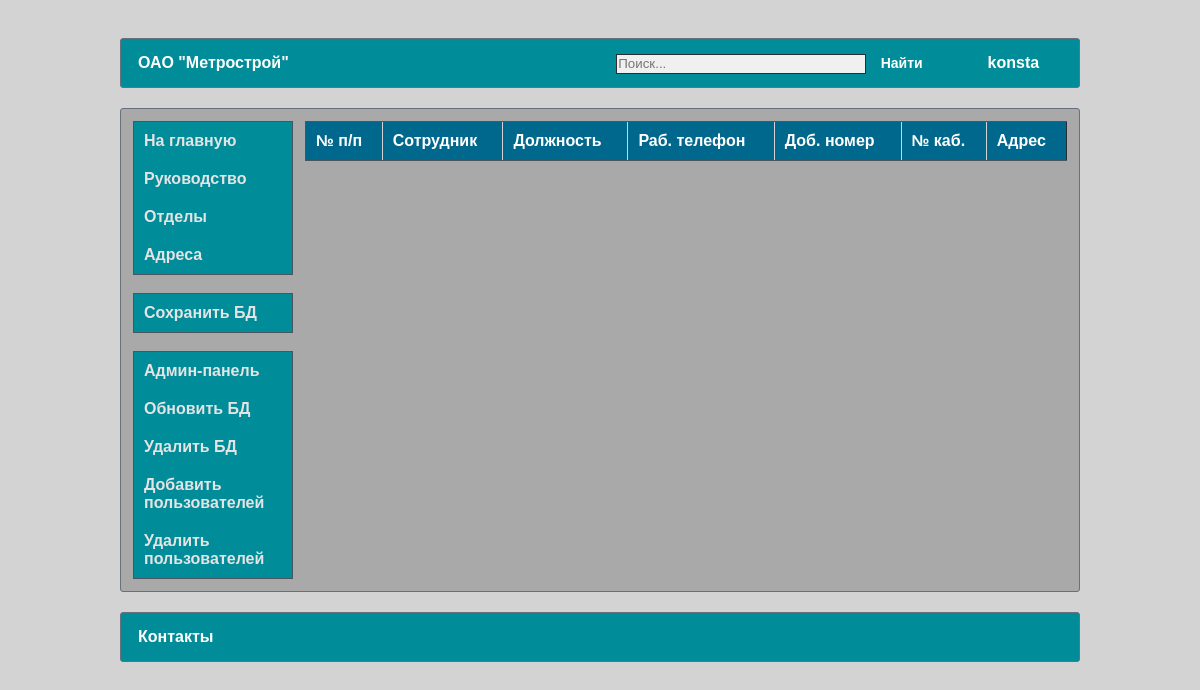
/governance/ (signed in), run on an earlier commit of the app's database.
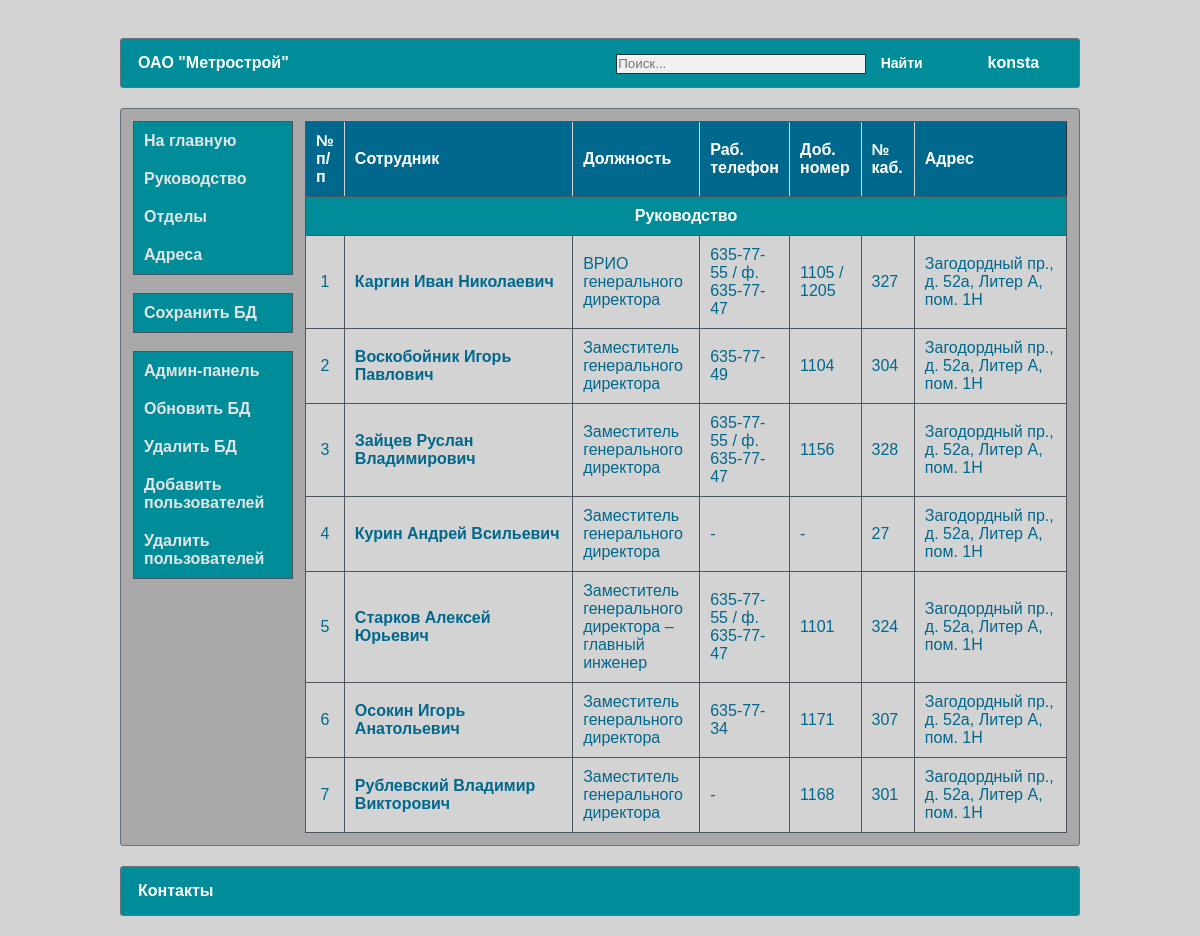
And on a later commit of the database.
### catalog/models.py (models this page shows, shortened)
class Department(models.Model):
    name = models.TextField(max_length=150, verbose_name="Наименование отдела/подзразделения")
    short_name = models.CharField(max_length=50, verbose_name="Сокращенное название", null=True, blank=True)
    adress = models.ForeignKey('AdressDepartment', on_delete=models.SET_NULL, verbose_name="Местонахождение", null=True, blank=True)
    priority = models.IntegerField(verbose_name="Приоритет", null=False, blank=False, default=1)
    class Meta:
        ordering = ["priority"]

class Employee(models.Model):
    surname = models.CharField(max_length=30, verbose_name='Фамилия')
    name = models.CharField(max_length=30, verbose_name='Имя')
    patronymic = models.CharField(max_length=30, verbose_name='Отчество', null=True, blank=True)
    position = models.TextField(max_length=100, verbose_name='Должность', null=True, blank=True)
    department = models.ForeignKey('Department', on_delete=models.SET_NULL, verbose_name='Отдел/подзразделение', null=True, blank=True)
    phone_work = models.CharField(max_length=15, verbose_name='Рабочий телефон', null=True, blank=True)
    phone_work_additional = models.CharField(max_length=10, verbose_name='Добавочный номер', null=True, blank=True)
    phone_mob = models.CharField(max_length=30, verbose_name='Мобильный телефон', null=True, blank=True)
    email = models.EmailField(null=True, blank=True)
    office = models.CharField(max_length=10, verbose_name='№ кабинета', null=True, blank=True)
    dob = models.CharField(max_length=20, verbose_name='Дата рождения', null=True, blank=True)
    class Meta:
        ordering = ["id"]
    def get_absolute_url(self):
        return reverse('employee', args=[str(self.id)])
    def __str__(self):
        full_name = self.surname + " " + self.name
        if self.patronymic:
            full_name += " " + self.patronymic
        return full_name

class AdressDepartment(models.Model):
    street = models.CharField(max_length=30, verbose_name="Улица")
    building = models.CharField(max_length=10, verbose_name="Дом/Строение")
    letter = models.CharField(max_length=20, verbose_name="Корпус/Литера", null=True, blank=True)
    room = models.CharField(max_length=20, verbose_name="Помещение", null=True, blank=True)
    class Meta:
        ordering = ["street"]
    def __str__(self):
        full_adress = self.street + ", " + self.building
        if self.letter:
            full_adress += ", " + self.letter
        if self.room:
            full_adress += ", " + self.room
        return full_adress

### catalog/views.py (the view)
# urls.py: path('governance/', GovernanceView.as_view(), name='governance'),
class GovernanceView(View):
    def get(self, request):
        if request.user.is_authenticated:
            employees = Employee.objects.all()
            departments = Department.objects.filter(name='Руководство')
            context = {"employees": employees, "departments": departments}
            return render(request, 'catalog/index.html', context)
        return redirect(reverse('login'))

### templates/catalog/index.html (shortened to what this page needs)
{% extends "catalog/base.html" %}
{% load static %}
{% block content %}
        <table class="bordered">
            <thead>
            <tr>
                <th style="border-left: 1px solid #4c545e">№ п/п</th>
                <th>Сотрудник</th>
                <th>Должность</th>
                <th>Раб. телефон</th>
                <th>Доб. номер</th>
                <th>№ каб.</th>
                <th>Адрес</th>
            </tr>
            </thead>
            <tbody>
            {% for department in departments %}
                <tr>
                    <td colspan="7" class="trdep">{{ department.name }}</td>
                </tr>
                {% for employee in employees  %}
                    {% if employee.department == department %}
                        <tr>
                            <td align="center" width="5%">{{ forloop.counter }}</td>
                            <td width="30%">
                                <b><a href="{{ employee.get_absolute_url }}">
                                    {{ employee }}
                                </a></b>
                            </td>
                            <td>{{ employee.position|default_if_none:"-" }}</td>
                            <td width="11%">{{ employee.phone_work|default_if_none:"-" }}</td>
                            <td>{{ employee.phone_work_additional|default_if_none:"-" }}</td>
                            <td width="7%">{{ employee.office|default_if_none:"-" }}</td>
                            <td width="20%">{{ department.adress|default_if_none:"-" }}</td>
                        </tr>
                    {% endif %}
                {% endfor %}
            {% endfor %}
            </tbody>
        </table>
{% endblock %}

### templates/catalog/base.html (shortened to what this page needs)
﻿{% load static %}
<!DOCTYPE html>
<html>
	<head>
		<link rel="stylesheet" type="text/css" href="{% static 'catalog/style.css' %}">
		<link rel="stylesheet" type="text/css" href="{% static 'catalog/media-queries.css'  %}">
	</head>
	<body>
		<div class="wrapper">
			<div class="header">
                <table class="menu">
                    <tr>
                        <td>
                            ОАО "Метрострой"
                        </td>
                        <td align="right">
                            <form method="get" action="{% url 'results' %}">
                                <input type="text" placeholder="Поиск..." name="search">
                                <input type="submit" value="Найти">
                            </form>
                        </td>
                        <td align="center">
                            <a href="{% url 'logout' %}" title="Выход">{{ user.username }}</a>
                        </td>
                    </tr>
                </table>
			</div>
			<div class="content">
                <table>
                    <tr>
                        <td class="leftmenu">
                            <div class="leftCol">
                                <ul class="leftNav">
                                    <li><a href="{% url 'home' %}">На главную</a></li>
                                    <li><a href="{% url 'governance' %}">Руководство</a></li>
                                    <li><a href="{% url 'department' %}">Отделы</a></li>
                                    <li><a href="{% url 'addresses' %}">Адреса</a></li>
                                </ul>
                                <br>
                                {% if user.is_authenticated %}
                                    <ul class="leftNav">
                                            <li><a href="{% url 'save_db' %}">Сохранить БД</a></li>
                                        {% endif %}
                                    </ul>
                                <br>
                                {% if user.is_superuser %}
                                <ul class="leftNav">
                                        <li><a href="{% url 'admin:index' %}">Админ-панель</a></li>
                                        <li><a href="{% url 'upload_db' %}">Обновить БД</a></li>
                                        <li><a href="{% url 'delete_db' %}">Удалить БД</a></li>
                                        <li><a href="{% url 'crt_emp_users' %}">Добавить пользователей</a></li>
                                        <li><a href="{% url 'del_emp_users' %}">Удалить пользователей</a></li>
                                    {% endif %}
                                </ul>
        				    </div>
                        </td>
                        <td width="100%" style="vertical-align: top">
                            {% block content %}
                            {% endblock %}
                        </td>
                    </tr>
                </table>
            </div>
            <div class="header" style="padding-bottom: 20px">
                <table class="menu">
                    <tr>
                        <td>
                            Контакты
                        </td>
                    </tr>
                </table>
			</div>
		</div>
	</body>
</html>

### catalog/static/catalog/style.css (style rules this page uses)
* { margin: 0; padding: 0; }
a { color: #00688c; text-decoration: none; }
html,body { width: 100%; height: 100%; }
body { background: #d3d3d3; font-family: Arial; font-size: 14px; color: white; line-height: 18px; }
.wrapper { width: 80%; padding: 0 10px; margin: 0 auto; min-height: 100%; }
.header { padding-top: 20px; margin-bottom: 20px; }
.content { padding: 10px; border-radius: 3px; border: 1px solid #67707d; background-color: darkgray; overflow: hidden; }
ul,ol,dl { margin: 0 0 0 30px; }
table.menu { background-color: #008c99; height: 50px; border-radius: 3px; border: 1px solid #67707d; width: 100%; }
table.menu td { font-weight: bold; vertical-align: center; padding-left: 15px; padding-right: 15px; }
table.menu td a { color: white; text-decoration: none; }
table.bordered { border-collapse: collapse; border: 1px solid #292e35; width: 100%; background-color: #d3d3d3; border-radius: 3px; border-spacing: 0; }
table.bordered th { padding: 10px; vertical-align: center; border-bottom: 1px solid #4c545e; border-top: 1px solid #4c545e; border-left: 1px solid lightgrey; }
table.bordered td { padding: 10px; vertical-align: center; border: 1px solid #4c545e; color: #00688c; }
.trdep { text-align: center; font-weight: bold; color: white !important; background-color: #008c99; }
table.bordered th { background-color: #00688c; text-align: left; font-weight: bold; color: white; }
.leftmenu { vertical-align: top; font-weight: bold; }
.leftCol { float: left; margin-right: 10px; vertical-align: top; width: 160px; }
ul.leftNav { margin: 0 0 0 0; padding: 0; background-color: #008c99; border: 1px solid #4c545e; }
ul.leftNav li a { color: #e4e4e4; text-decoration: none; padding: 10px 10px 10px 10px; display: block; }
ul.leftNav li { list-style: none; }
input[type=text], input[type=password] { padding: 1px; height: 20px; border: 1px solid #292e35; background-color: #f0f0f0; width: 250px; }
input[type=submit] { font-weight: bold; font-size: 14px; background-color: #008c99; border: 0; color: white; padding: 3px 10px 3px 10px; }

What changed in the data, as far as the page shows it:
added Department: name "Руководство", adress "Загодордный пр., д. 52а, Литер А, пом. 1Н"
added Employee: surname+name+patronymic "Каргин Иван Николаевич", position "ВРИО генерального директора", phone_work "635-77-55 / ф. 635-77-47", phone_work_additional "1105 / 1205", office "327"
added Employee: surname+name+patronymic "Воскобойник Игорь Павлович", position "Заместитель генерального директора", phone_work "635-77-49", phone_work_additional "1104", office "304"
added Employee: surname+name+patronymic "Зайцев Руслан Владимирович", position "Заместитель генерального директора", phone_work "635-77-55 / ф. 635-77-47", phone_work_additional "1156", office "328"
added Employee: surname+name+patronymic "Курин Андрей Всильевич", position "Заместитель генерального директора", phone_work "-", phone_work_additional "-", office "27"
added Employee: surname+name+patronymic "Старков Алексей Юрьевич", position "Заместитель генерального директора – главный инженер", phone_work "635-77-55 / ф. 635-77-47", phone_work_additional "1101", office "324"
added Employee: surname+name+patronymic "Осокин Игорь Анатольевич", position "Заместитель генерального директора", phone_work "635-77-34", phone_work_additional "1171", office "307"
added Employee: surname+name+patronymic "Рублевский Владимир Викторович", position "Заместитель генерального директора", phone_work "-", phone_work_additional "1168", office "301"
